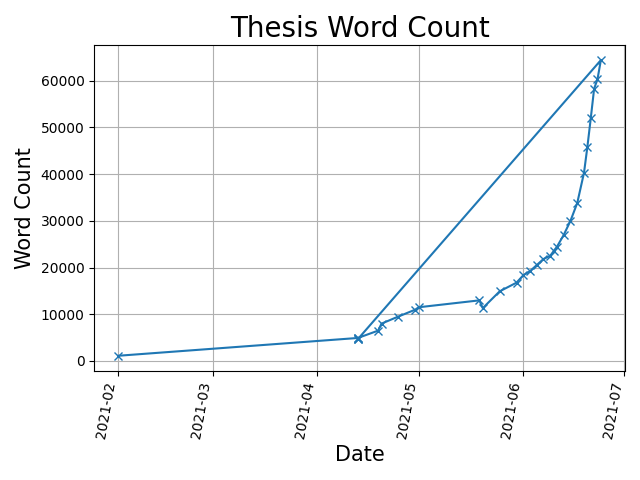

Here is the Python script that generated this plot:
#!/usr/bin/env python
# coding: utf-8

import matplotlib.pyplot as plt
import datetime
import numpy as np
from matplotlib.dates import (YEARLY, MONTHLY, DateFormatter, rrulewrapper, RRuleLocator, drange, MonthLocator, DayLocator, AutoDateFormatter, AutoDateLocator)
#from matplotlib.dates import DateFormatter
#from matplotlib.ticker import FixedLocator
plt.rcParams.update({'font.size': 10})
plt.rcParams.update({'figure.autolayout': True})

# Fixing random state for reproducibility
np.random.seed(137482457)

my_file = open("wordcount.txt", "r")
content_list = my_file.readlines()
# print(content_list)

dates=[]
y_values=[]
for i in content_list:
    line = i.split("|")
    dates.append(line[0])
    y_values.append(float(line[1]))

x_values=[datetime.datetime.strptime(d,"%Y-%m-%d %H:%M ").date() for d in dates]
# print(y)
# print(dates)

fig,ax=plt.subplots()
plt.plot_date(x_values, y_values, linestyle='solid', marker='x')

plt.grid(True)
plt.gcf().autofmt_xdate()

plt.title("Thesis Word Count", fontsize=20)
plt.xlabel("Date", fontsize=15)
plt.ylabel("Word Count", fontsize=15)
plt.xticks(rotation=80)
plt.savefig("wordcount.png")
plt.show()
plt.close()
